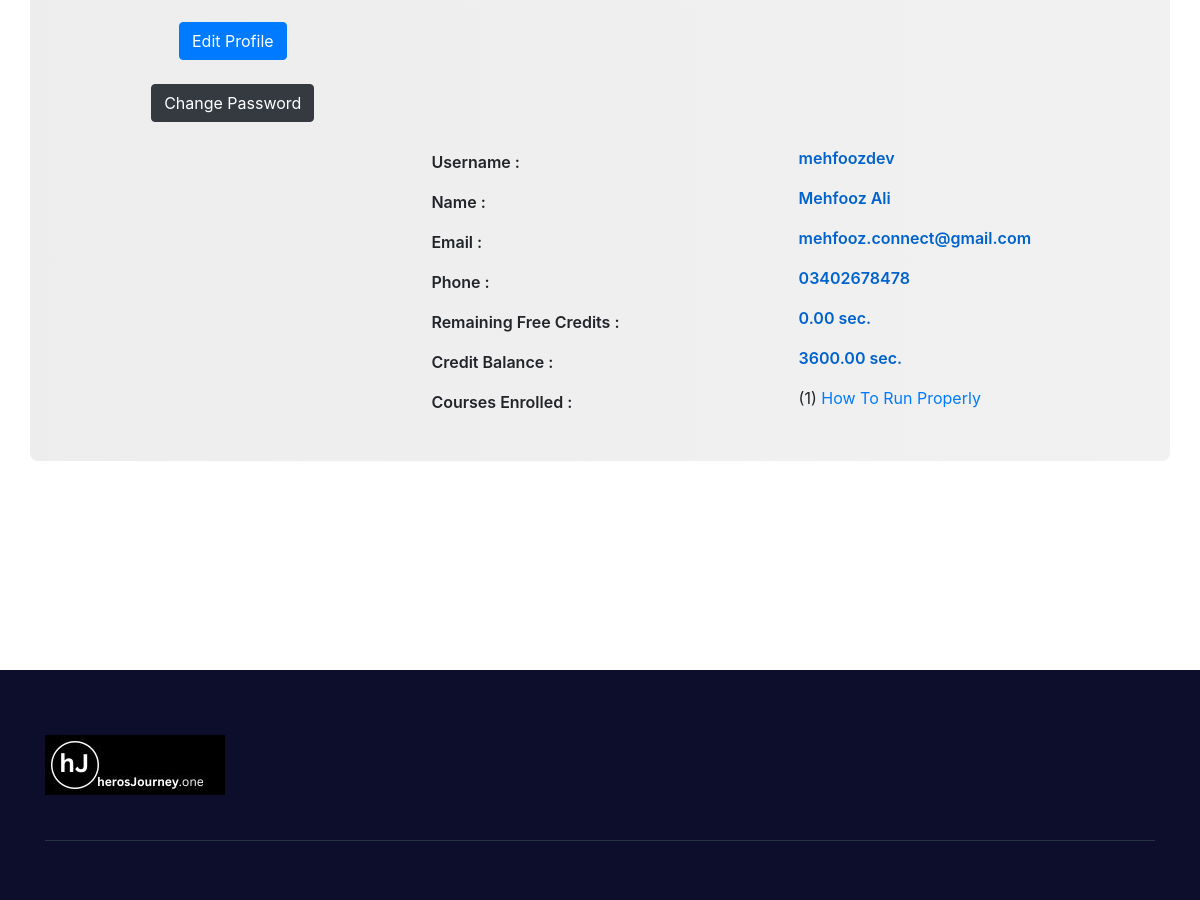
Page /custom_accounts/profile/7/ (signed in, middle part) on the earlier database version.
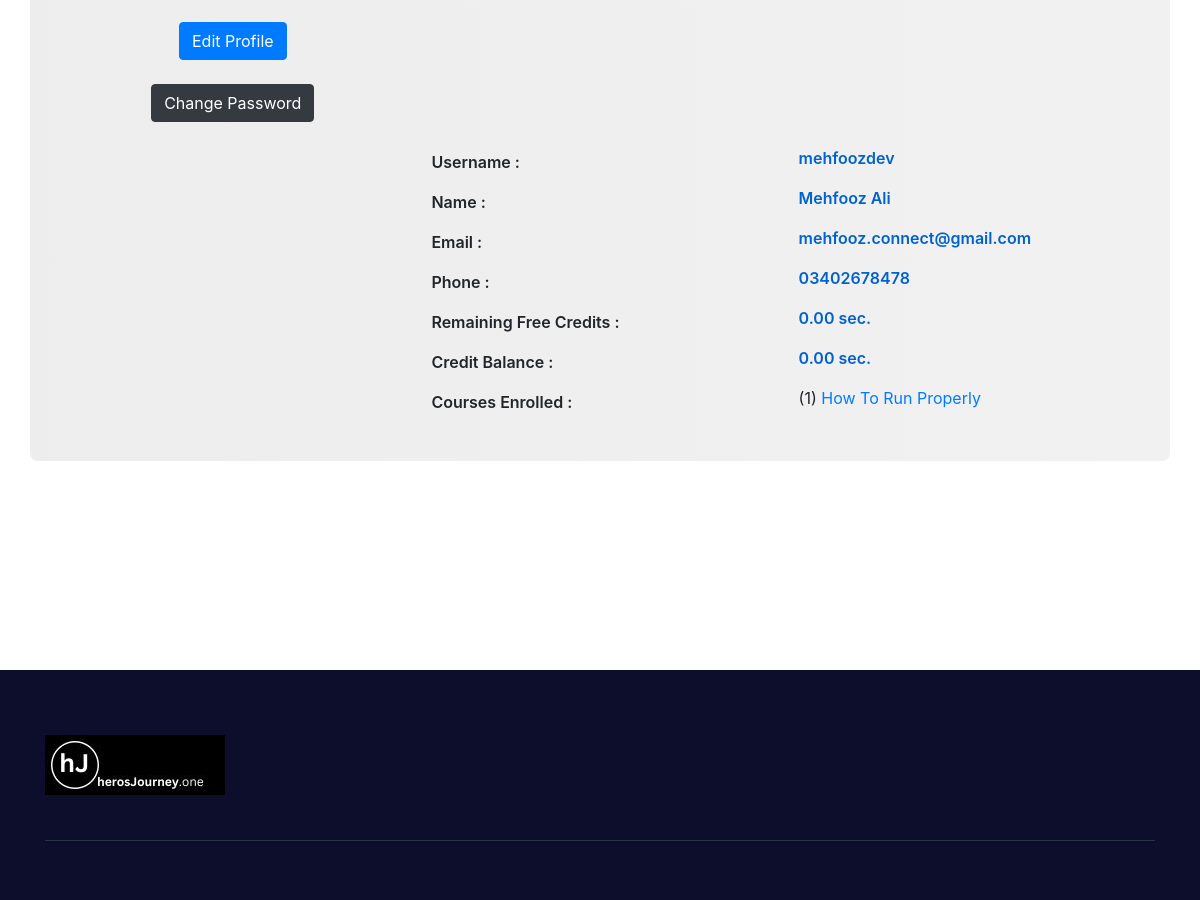
Same page on the later database version.
### base/models.py (models this page shows, shortened)
class UserProfile(models.Model):
    user = models.OneToOneField(User, on_delete=models.CASCADE)  # OneToOneField instead of ForeignKey
    course = models.ManyToManyField(Course ,  blank=True)
    date = models.DateTimeField(auto_now_add=True)
    credits = models.DecimalField(max_digits=8, decimal_places=2, default=0)
    free_credits = models.DecimalField(max_digits=8, decimal_places=2, default=18000)  # 5 hours in seconds

### custom_accounts/views.py (the view)
# urls.py: path('profile/<int:pk>/', views.userProfile, name='user-profile'),
@login_required
def userProfile(request, pk):
    if request.user.is_authenticated and request.user.pk == pk:
        user = request.user
        user_profile, created = UserProfile.objects.get_or_create(user=request.user)
        enrolled_courses = user_profile.course.all()
        remaining_free_credits = user_profile.free_credits
        credit_balance = user_profile.credits
        if request.method == 'POST':
            form = EditProfileForm(request.POST, request.FILES, instance=request.user)
            form2 = ChangePasswordForm(user, request.POST)
            if form2.is_valid():
                form2.save()
                user_pk = request.user.pk
                messages.success(request, "You have successfully set your password.")
                return redirect(reverse('user-profile', args=[user_pk]))
            else:
                for error in list(form.errors.values()):
                    messages.error(request, error)
            if form.is_valid():
                form.save()
                user_pk = request.user.pk
                messages.success(request, "You have successfully updated profile.")
                return redirect(reverse('user-profile', args=[user_pk]))
        else:
            form = EditProfileForm(instance=request.user)
            form2 = ChangePasswordForm(user)
        context = {
            'user_profile': user_profile,
            'enrolled_courses': enrolled_courses,
            'remaining_free_credits': remaining_free_credits,
            'credit_balance': credit_balance,
            'form': form,
            'form2': form2,
        }
        return render(request, 'base/profile.html', context)
    else:
        return redirect('login')

### base/templates/base/profile.html (shortened to what the changed rows need)
{% extends "base/base.html" %}
{% load static %}
{% block content %}
{% if user.is_authenticated and user == user_profile.user %}
    <main class="main_wrapper">
        <div class="educationarea">
            <div class="container">
                <div class="row">
                    <div class="container emp-profile">
                            <div class="row ">
                                <div class="col-md-4">
                                    <div class="text-center my-4">
                                        <button type="button" class="btn btn-primary" data-bs-toggle="modal" data-bs-target="#exampleModal">
                                            Edit Profile
                                        </button>
                                    </div>
                                    <div class="text-center my-4">
                                        <a role="button" class="btn btn-dark" href="{% url 'change_pass_page' %}">
                                            Change Password
                                        </a>
                                    </div>
                                </div>
                                <div class="col-md-6">
                                </div>
                            </div>
                            <div class="row">
                                <div class="col-md-8">
                                    <div class="tab-content profile-tab" id="myTabContent">
                                        <div class="tab-pane fade show active" id="home" role="tabpanel"
                                             aria-labelledby="home-tab">
                                            <div class="row">
                                                <div class="col-md-6">
                                                    <label>Username :</label>
                                                </div>
                                                <div class="col-md-6">
                                                    <p>{{ user.username }}</p>
                                                </div>
                                            </div>
                                            <div class="row">
                                                <div class="col-md-6">
                                                    <label>Name :</label>
                                                </div>
                                                <div class="col-md-6">
                                                    <p>{{ user.name }}</p>
                                                </div>
                                            </div>
                                            <div class="row">
                                                <div class="col-md-6">
                                                    <label>Email :</label>
                                                </div>
                                                <div class="col-md-6">
                                                    <p>{{ user.email }}</p>
                                                </div>
                                            </div>
                                            <div class="row">
                                                <div class="col-md-6">
                                                    <label>Phone :</label>
                                                </div>
                                                <div class="col-md-6">
                                                    <p>{{user.phone}}</p>
                                                </div>
                                            </div>
                                            <div class="row">
                                                <div class="col-md-6">
                                                    <label>Remaining Free Credits :</label>
                                                </div>
                                                <div class="col-md-6">
                                                    <p>{{ remaining_free_credits }} sec.</p>
                                                </div>
                                            </div>
                                            <div class="row">
                                                <div class="col-md-6">
                                                    <label>Credit Balance :</label>
                                                </div>
                                                <div class="col-md-6">
                                                    <p>{{ credit_balance }} sec.</p>
                                                </div>
                                            </div>
                                            <div class="row">
                                                <div class="col-md-6">
                                                    <label>Courses Enrolled :</label>
                                                </div>
                                                <div class="col-md-6">
                                                        <ul>
                                                            {% for course in enrolled_courses %}
                                                                <li> ({{forloop.counter}}) <a href="{% url 'course-detail' course.slug %}?lecture={{ course.video_set.first.serial_number }}">{{ course.name }}</a></li>
                                                            {% endfor %}
                                                        </ul>
                                                </div>
                                            </div>
                                        </div>
                                    </div>
                                </div>
                            </div>
                    </div>
                </div>
            </div>
        </div>
    </main>
{% else %}
    <p>Access denied.</p>
{% endif %}
{% endblock content %}

Differences in the rows shown:
changed UserProfile: credits "3600.00" → "0.00"
